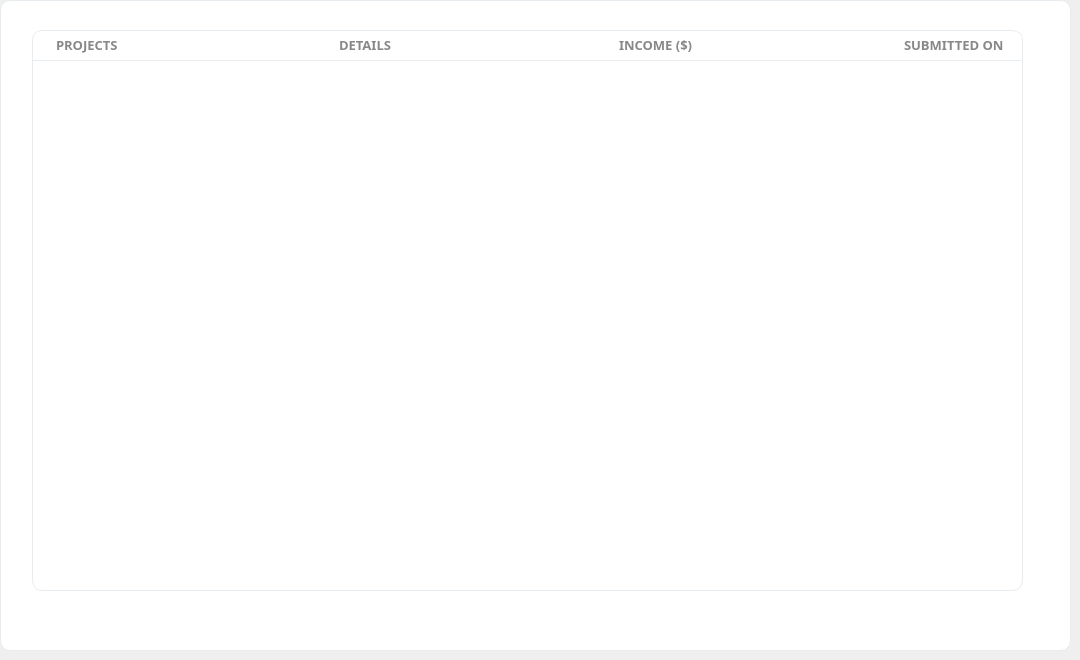
     <widget class="QWidget" name="page_complete">
      <widget class="QFrame" name="frame_pro_2">
       <property name="geometry">
        <rect>
         <x>0</x>
         <y>0</y>
         <width>1071</width>
         <height>651</height>
        </rect>
       </property>
       <property name="styleSheet">
        <string notr="true">background: white;
border-radius: 10px;
border: 1px solid #e7ecf1;</string>
       </property>
       <property name="frameShape">
        <enum>QFrame::StyledPanel</enum>
       </property>
       <property name="frameShadow">
        <enum>QFrame::Raised</enum>
       </property>
       <widget class="QLabel" name="label_sname_9">
        <property name="geometry">
         <rect>
          <x>32</x>
          <y>30</y>
          <width>290</width>
          <height>31</height>
         </rect>
        </property>
        <property name="font">
         <font>
          <family>Segoe UI Semibold</family>
          <pointsize>10</pointsize>
          <weight>75</weight>
          <bold>true</bold>
         </font>
        </property>
        <property name="styleSheet">
         <string notr="true">background:none;
border:none;
color:#888888;
border-radius: none;
border-bottom:1px solid #e7ecf1;
padding-left:20px;</string>
        </property>
        <property name="text">
         <string>PROJECTS</string>
        </property>
       </widget>
       <widget class="QLabel" name="label_sname_7">
        <property name="geometry">
         <rect>
          <x>880</x>
          <y>30</y>
          <width>141</width>
          <height>31</height>
         </rect>
        </property>
        <property name="font">
         <font>
          <family>Segoe UI Semibold</family>
          <pointsize>10</pointsize>
          <weight>75</weight>
          <bold>true</bold>
         </font>
        </property>
        <property name="styleSheet">
         <string notr="true">background:none;
border:none;
color:#888888;
border-radius: none;
border-bottom:1px solid #e7ecf1;
padding-left:20px;</string>
        </property>
        <property name="text">
         <string>SUBMITTED ON</string>
        </property>
       </widget>
       <widget class="QTableView" name="tableView_2">
        <property name="geometry">
         <rect>
          <x>32</x>
          <y>30</y>
          <width>991</width>
          <height>561</height>
         </rect>
        </property>
        <property name="font">
         <font>
          <family>Segoe UI Semibold</family>
          <pointsize>10</pointsize>
          <weight>75</weight>
          <italic>false</italic>
          <bold>true</bold>
         </font>
        </property>
        <property name="focusPolicy">
         <enum>Qt::NoFocus</enum>
        </property>
        <property name="styleSheet">
         <string notr="true">*{
padding-top:31px;
}

::item{
border-bottom:1px solid #e7ecf1;
padding-left:20px;
}

::item:selected{
color:black;
background:#e7ecf1;
}</string>
        </property>
        <property name="horizontalScrollBarPolicy">
         <enum>Qt::ScrollBarAlwaysOff</enum>
        </property>
        <property name="autoScroll">
         <bool>false</bool>
        </property>
        <property name="alternatingRowColors">
         <bool>true</bool>
        </property>
        <property name="selectionMode">
         <enum>QAbstractItemView::SingleSelection</enum>
        </property>
        <property name="selectionBehavior">
         <enum>QAbstractItemView::SelectRows</enum>
        </property>
        <property name="textElideMode">
         <enum>Qt::ElideLeft</enum>
        </property>
        <property name="showGrid">
         <bool>false</bool>
        </property>
        <attribute name="horizontalHeaderVisible">
         <bool>false</bool>
        </attribute>
        <attribute name="horizontalHeaderDefaultSectionSize">
         <number>282</number>
        </attribute>
        <attribute name="horizontalHeaderHighlightSections">
         <bool>false</bool>
        </attribute>
        <attribute name="verticalHeaderVisible">
         <bool>false</bool>
        </attribute>
        <attribute name="verticalHeaderDefaultSectionSize">
         <number>31</number>
        </attribute>
       </widget>
       <widget class="QLabel" name="label_sname_8">
        <property name="geometry">
         <rect>
          <x>315</x>
          <y>30</y>
          <width>281</width>
          <height>31</height>
         </rect>
        </property>
        <property name="font">
         <font>
          <family>Segoe UI Semibold</family>
          <pointsize>10</pointsize>
          <weight>75</weight>
          <bold>true</bold>
         </font>
        </property>
        <property name="styleSheet">
         <string notr="true">background:none;
border:none;
color:#888888;
border-radius: none;
border-bottom:1px solid #e7ecf1;
padding-left:20px;</string>
        </property>
        <property name="text">
         <string>DETAILS</string>
        </property>
       </widget>
       <widget class="QLabel" name="label_sname_10">
        <property name="geometry">
         <rect>
          <x>595</x>
          <y>30</y>
          <width>291</width>
          <height>31</height>
         </rect>
        </property>
        <property name="font">
         <font>
          <family>Segoe UI Semibold</family>
          <pointsize>10</pointsize>
          <weight>75</weight>
          <bold>true</bold>
         </font>
        </property>
        <property name="styleSheet">
         <string notr="true">background:none;
border:none;
color:#888888;
border-radius: none;
border-bottom:1px solid #e7ecf1;
padding-left:20px;</string>
        </property>
        <property name="text">
         <string>INCOME ($)</string>
        </property>
       </widget>
       <zorder>tableView_2</zorder>
       <zorder>label_sname_10</zorder>
       <zorder>label_sname_8</zorder>
       <zorder>label_sname_9</zorder>
       <zorder>label_sname_7</zorder>
      </widget>
     </widget>
